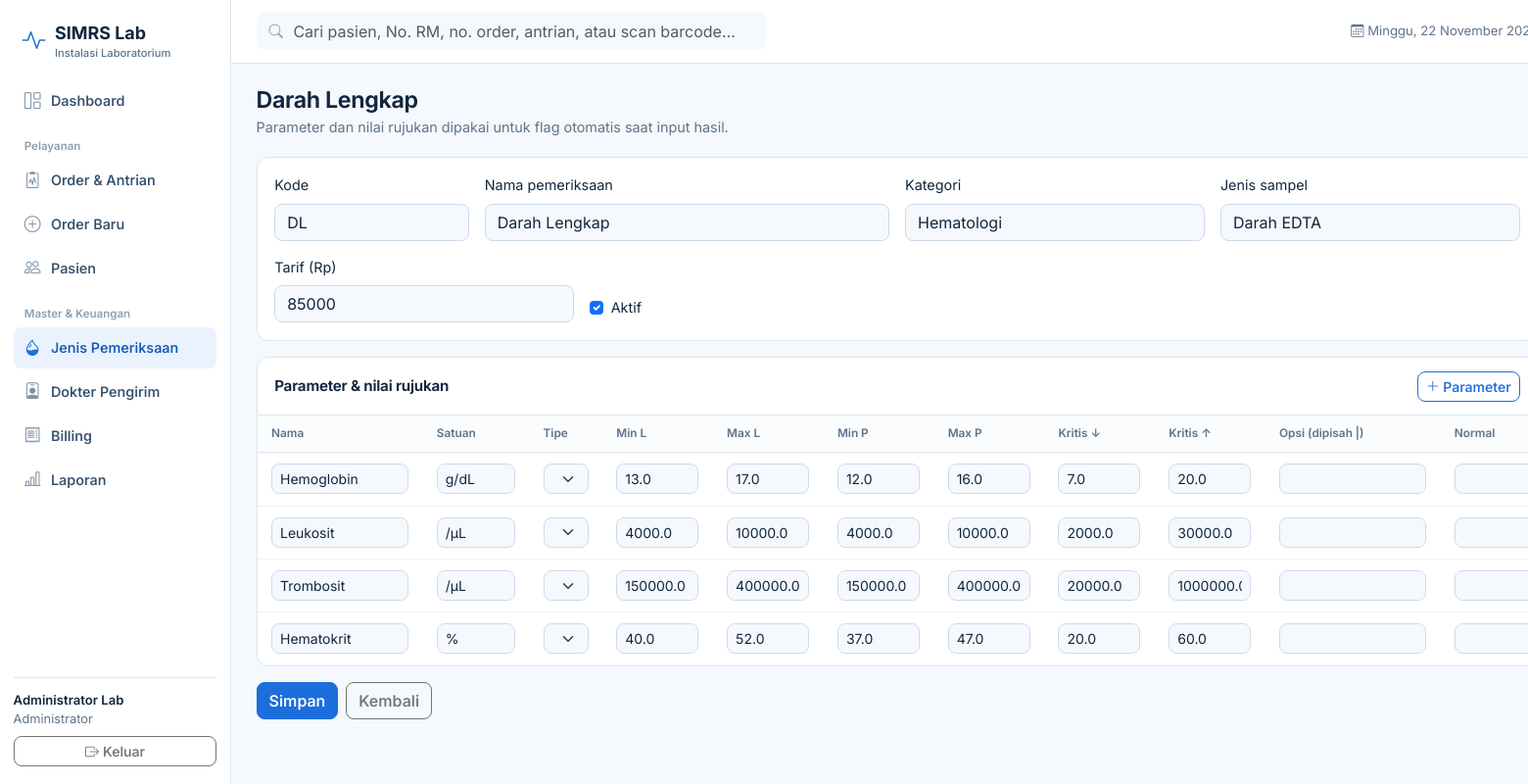
The page /master/tests/1 (signed in) on the database its author committed.
### tables this page shows
CREATE TABLE user (
    id            INTEGER PRIMARY KEY AUTOINCREMENT,
    username      TEXT NOT NULL UNIQUE,
    password_hash TEXT NOT NULL,
    nama          TEXT NOT NULL,
    role          TEXT NOT NULL CHECK (role IN ('admin','analis','dokter')),
    aktif         INTEGER NOT NULL DEFAULT 1
);

CREATE TABLE lab_test (
    id            INTEGER PRIMARY KEY AUTOINCREMENT,
    kode          TEXT NOT NULL UNIQUE,
    nama          TEXT NOT NULL,
    kategori      TEXT NOT NULL,            -- Hematologi, Kimia Klinik, Urinalisis, ...
    jenis_sampel  TEXT NOT NULL,            -- Darah EDTA, Serum, Urin, ...
    tarif         INTEGER NOT NULL DEFAULT 0,
    aktif         INTEGER NOT NULL DEFAULT 1
);

CREATE TABLE test_parameter (
    id           INTEGER PRIMARY KEY AUTOINCREMENT,
    test_id      INTEGER NOT NULL REFERENCES lab_test(id) ON DELETE CASCADE,
    nama         TEXT NOT NULL,
    satuan       TEXT,
    tipe         TEXT NOT NULL DEFAULT 'angka' CHECK (tipe IN ('angka','pilihan')),
    ref_min_l    REAL,                      -- rujukan laki-laki
    ref_max_l    REAL,
    ref_min_p    REAL,                      -- rujukan perempuan
    ref_max_p    REAL,
    krit_min     REAL,                      -- nilai kritis bawah (opsional)
    krit_max     REAL,                      -- nilai kritis atas (opsional)
    pilihan      TEXT,                      -- daftar opsi dipisah '|', untuk tipe pilihan
    nilai_normal TEXT,                      -- opsi normal, untuk tipe pilihan
    desimal      INTEGER NOT NULL DEFAULT 1,
    urutan       INTEGER NOT NULL DEFAULT 0
);

### app/routes/master.py (the view, shortened to what this page needs)
@bp.route("/tests/baru", methods=["GET", "POST"])
@bp.route("/tests/<int:tid>", methods=["GET", "POST"])
@roles_required("admin")
def test_form(tid=None):
    t = query("SELECT * FROM lab_test WHERE id=?", (tid,), one=True) if tid else None
    if tid and not t:
        abort(404)
    params = query("SELECT * FROM test_parameter WHERE test_id=? ORDER BY urutan", (tid,)) if tid else []
    return render_template("master/test_form.html", t=t, params=params)

### app/db.py (called while the page is built)
def get_db():
    if "db" not in g:
        g.db = sqlite3.connect(current_app.config["DATABASE"])
        g.db.row_factory = sqlite3.Row
        g.db.execute("PRAGMA foreign_keys = ON")
    return g.db

def query(sql, args=(), one=False):
    cur = get_db().execute(sql, args)
    rows = cur.fetchall()
    cur.close()
    return (rows[0] if rows else None) if one else rows

### app/routes/auth.py (called while the page is built)
def roles_required(*roles):
    def deco(fn):
        @wraps(fn)
        def wrapper(*a, **kw):
            if g.user["role"] not in roles:
                abort(403, "Peran Anda tidak memiliki akses ke fitur ini.")
            return fn(*a, **kw)
        return wrapper
    return deco

### app/services.py (called while the page is built)
def tgl_indo(d, panjang=False):
    if isinstance(d, str):
        d = datetime.strptime(d[:10], "%Y-%m-%d")
    nama = BULAN_PANJANG if panjang else BULAN
    return f"{d.day} {nama[d.month - 1]} {d.year}"

def hari_ini_indo():
    d = datetime.now()
    return f"{HARI[d.weekday()]}, {tgl_indo(d, True)}"

### app/templates/master/test_form.html (shortened to what this page needs)
{% extends "base.html" %}{% block title %}{{ 'Ubah' if t else 'Baru' }} pemeriksaan{% endblock %}
{% block content %}
{% set ro = g.user.role != 'admin' %}
<div class="pagehead"><div><h1>{{ t.nama if t else 'Pemeriksaan baru' }}</h1><p>Parameter dan nilai rujukan dipakai untuk flag otomatis saat input hasil.</p></div></div>
<form method="post"><input type="hidden" name="csrf_token" value="{{ csrf_token() }}">
<fieldset {{ 'disabled' if ro }}>
<div class="card mb-3"><div class="card-b row g-3">
  <div class="col-md-2"><label class="form-label">Kode</label><input class="form-control" name="kode" required value="{{ t.kode if t else '' }}"></div>
  <div class="col-md-4"><label class="form-label">Nama pemeriksaan</label><input class="form-control" name="nama" required value="{{ t.nama if t else '' }}"></div>
  <div class="col-md-3"><label class="form-label">Kategori</label><input class="form-control" name="kategori" required list="kat" value="{{ t.kategori if t else '' }}">
    <datalist id="kat"><option>Hematologi<option>Kimia Klinik<option>Urinalisis<option>Imunologi</datalist></div>
  <div class="col-md-3"><label class="form-label">Jenis sampel</label><input class="form-control" name="jenis_sampel" required value="{{ t.jenis_sampel if t else '' }}"></div>
  <div class="col-md-3"><label class="form-label">Tarif (Rp)</label><input class="form-control" type="number" min="0" name="tarif" required value="{{ t.tarif if t else 0 }}"></div>
  <div class="col-md-3 d-flex align-items-end"><div class="form-check"><input class="form-check-input" type="checkbox" name="aktif" id="ak" {{ 'checked' if not t or t.aktif }}><label for="ak" class="form-check-label">Aktif</label></div></div>
</div></div>
<div class="card"><div class="card-h"><h2>Parameter &amp; nilai rujukan</h2>
  <button type="button" class="btn btn-sm btn-outline-primary" id="add-param"><i class="bi bi-plus-lg"></i> Parameter</button></div>
<div class="table-responsive"><table class="tbl" id="ptbl"><thead><tr><th>Nama</th><th>Satuan</th><th>Tipe</th><th>Min L</th><th>Max L</th><th>Min P</th><th>Max P</th><th>Kritis ↓</th><th>Kritis ↑</th><th>Opsi (dipisah |)</th><th>Normal</th><th>Desimal</th></tr></thead><tbody>
{% for p in params %}{% include "master/_param_row.html" %}{% endfor %}
</tbody></table></div></div>
<div class="d-flex gap-2 mt-3">{% if not ro %}<button class="btn btn-primary">Simpan</button>{% endif %}<a class="btn btn-outline-secondary" href="{{ url_for('master.tests') }}">Kembali</a></div>
</fieldset></form>
<template id="prow">{% set p = None %}{% include "master/_param_row.html" %}</template>
{% endblock %}

### app/templates/base.html (shortened to what this page needs)
<!doctype html>
<html lang="id">
<head>
  <link rel="stylesheet" href="{{ url_for('static', filename='vendor/bootstrap.min.css') }}">
  <link rel="stylesheet" href="{{ url_for('static', filename='vendor/bootstrap-icons.min.css') }}">
  <link rel="stylesheet" href="{{ url_for('static', filename='css/app.css') }}">
</head>
<body>
{% import "_macros.html" as m with context %}
{% set ep = request.endpoint or '' %}
<div class="shell">
  <aside class="side">
    <a class="brand" href="{{ url_for('dashboard.index') }}"><i class="bi bi-activity"></i><span>SIMRS Lab<small>Instalasi Laboratorium</small></span></a>
    <nav class="nav-lab" aria-label="Menu utama">
      <a href="{{ url_for('dashboard.index') }}" class="{{ 'on' if ep == 'dashboard.index' }}"><i class="bi bi-grid-1x2"></i>Dashboard</a>
      <div class="grp">Pelayanan</div>
      <a href="{{ url_for('orders.index') }}" class="{{ 'on' if ep in ('orders.index','orders.detail') }}"><i class="bi bi-clipboard2-pulse"></i>Order &amp; Antrian</a>
      <a href="{{ url_for('orders.baru') }}" class="{{ 'on' if ep == 'orders.baru' }}"><i class="bi bi-plus-circle"></i>Order Baru</a>
      <a href="{{ url_for('patients.index') }}" class="{{ 'on' if ep.startswith('patients') }}"><i class="bi bi-people"></i>Pasien</a>
      <div class="grp">Master &amp; Keuangan</div>
      <a href="{{ url_for('master.tests') }}" class="{{ 'on' if ep.startswith('master.test') }}"><i class="bi bi-droplet-half"></i>Jenis Pemeriksaan</a>
      <a href="{{ url_for('master.doctors') }}" class="{{ 'on' if ep == 'master.doctors' }}"><i class="bi bi-person-badge"></i>Dokter Pengirim</a>
      <a href="{{ url_for('billing.index') }}" class="{{ 'on' if ep.startswith('billing') }}"><i class="bi bi-receipt"></i>Billing</a>
      <a href="{{ url_for('reports.index') }}" class="{{ 'on' if ep.startswith('reports') }}"><i class="bi bi-bar-chart-line"></i>Laporan</a>
    </nav>
    <div class="me">
      <div class="fw-semibold">{{ g.user.nama }}</div>
      <div class="sub mb-2">{{ {'admin':'Administrator','analis':'Analis Laboratorium','dokter':'Dokter Validator'}[g.user.role] }}</div>
      <form method="post" action="{{ url_for('auth.logout') }}">
        <button class="btn btn-sm btn-outline-secondary w-100"><i class="bi bi-box-arrow-right me-1"></i>Keluar</button>
      </form>
    </div>
  </aside>
  <div>
    <header class="top">
      <form class="gsearch" action="{{ url_for('dashboard.search') }}" role="search">
        <i class="bi bi-search"></i>
        <input class="form-control" name="q" value="{{ request.args.get('q','') if ep == 'dashboard.search' }}"
               placeholder="Cari pasien, No. RM, no. order, antrian, atau scan barcode…" aria-label="Pencarian global">
      </form>
      <span class="date ms-auto"><i class="bi bi-calendar3 me-1"></i>{{ today }}</span>
    </header>
    <main>
      {% block content %}{% endblock %}
    </main>
  </div>
</div>
</body>
</html>

### app/templates/master/_param_row.html (shortened to what this page needs)
{% macro v(x) %}{{ '' if x is none else x }}{% endmacro %}
<tr>
  <td><input type="hidden" name="p_id" value="{{ p.id if p else '' }}"><input class="form-control form-control-sm" name="p_nama" value="{{ p.nama if p else '' }}" style="min-width:140px"></td>
  <td><input class="form-control form-control-sm" name="p_satuan" value="{{ p.satuan or '' if p else '' }}" style="width:80px"></td>
  <td><select class="form-select form-select-sm" name="p_tipe"><option value="angka" {{ 'selected' if p and p.tipe == 'angka' }}>angka</option></select></td>
  {% for f in ['ref_min_l','ref_max_l','ref_min_p','ref_max_p','krit_min','krit_max'] %}
  <td><input class="form-control form-control-sm" style="width:84px" name="p_{{ ['minl','maxl','minp','maxp','kmin','kmax'][loop.index0] }}" value="{{ v(p[f]) if p else '' }}"></td>{% endfor %}
  <td><input class="form-control form-control-sm" name="p_pilihan" value="{{ p.pilihan or '' if p else '' }}" style="min-width:150px"></td>
  <td><input class="form-control form-control-sm" name="p_normal" value="{{ p.nilai_normal or '' if p else '' }}" style="width:100px"></td>
</tr>

### app/static/css/app.css (style rules this page uses)
:root { --blue:#1b6edc;--blue-d:#1458b3;--blue-50:#eaf2fd;--blue-100:#d4e5fb; --ink:#10273f;--muted:#5f7389;--line:#dce6f1;--bg:#f5f8fc;--card:#fff; --red:#d64545;--red-50:#fdecec;--amber:#b87a00;--amber-50:#fff4dc;--green:#17875c;--green-50:#e4f6ee; --bs-body-font-family:"Inter",system-ui,-apple-system,"Segoe UI",Roboto,sans-serif; --bs-body-color:var(--ink);--bs-body-bg:var(--bg);--bs-primary:var(--blue);--bs-primary-rgb:27,110,220; --bs-link-color:var(--blue);--bs-border-color:var(--line);--bs-body-font-size:.9rem; }
body { font-feature-settings:"cv11","ss01";-webkit-font-smoothing:antialiased }
h1,h2,h3,h4,h5 { letter-spacing:-.015em;font-weight:650 }
.btn-primary { --bs-btn-bg:var(--blue);--bs-btn-border-color:var(--blue);--bs-btn-hover-bg:var(--blue-d);--bs-btn-hover-border-color:var(--blue-d);--bs-btn-active-bg:var(--blue-d) }
.btn-outline-primary { --bs-btn-color:var(--blue);--bs-btn-border-color:var(--blue);--bs-btn-hover-bg:var(--blue);--bs-btn-hover-border-color:var(--blue) }
.btn { font-weight:550;border-radius:8px }
.form-control,.form-select { border-radius:8px;border-color:#cddaea }
.shell { display:grid;grid-template-columns:236px 1fr;min-height:100vh }
.side { background:#fff;border-right:1px solid var(--line);padding:1.1rem .85rem;position:sticky;top:0;height:100vh;display:flex;flex-direction:column }
.brand { display:flex;align-items:center;gap:.6rem;padding:.2rem .55rem 1.2rem;font-weight:700;font-size:1.12rem;color:var(--ink);text-decoration:none }
.brand i { color:var(--blue);font-size:1.5rem }
.brand small { display:block;font-weight:500;color:var(--muted);font-size:.7rem;margin-top:-2px }
.nav-lab a { display:flex;align-items:center;gap:.65rem;padding:.55rem .7rem;border-radius:8px;color:#34506b;text-decoration:none;font-weight:550;margin-bottom:2px }
.nav-lab a i { font-size:1.05rem;color:#7d93aa }
.nav-lab a.on { background:var(--blue-50);color:var(--blue-d) }
.nav-lab a.on i { color:var(--blue) }
.nav-lab .grp { font-size:.72rem;color:#8aa0b6;font-weight:600;padding:.9rem .7rem .3rem }
.side .me { margin-top:auto;border-top:1px solid var(--line);padding-top:.8rem;font-size:.82rem }
.top { display:flex;align-items:center;gap:1rem;padding:.8rem 1.6rem;background:#fff;border-bottom:1px solid var(--line);position:sticky;top:0;z-index:20 }
.top .date { color:var(--muted);font-size:.82rem;white-space:nowrap }
.gsearch { flex:1;max-width:520px;position:relative }
.gsearch i { position:absolute;left:.8rem;top:50%;transform:translateY(-50%);color:#8aa0b6 }
.gsearch input { padding-left:2.3rem;background:var(--bg);border-color:transparent }
main { padding:1.5rem 1.6rem 3rem;max-width:1360px }
.pagehead { display:flex;align-items:flex-end;justify-content:space-between;gap:1rem;margin-bottom:1.2rem;flex-wrap:wrap }
.pagehead h1 { font-size:1.45rem;margin:0 }
.pagehead p { margin:.15rem 0 0;color:var(--muted) }
.card { border:1px solid var(--line);border-radius:12px;background:var(--card);box-shadow:none }
.card-h { padding:.85rem 1.1rem;border-bottom:1px solid var(--line);display:flex;align-items:center;justify-content:space-between;gap:.5rem }
.card-h h2 { font-size:.95rem;margin:0 }
.card-b { padding:1.1rem }
.sub { color:var(--muted);font-size:.8rem }
.tbl { width:100%;border-collapse:separate;border-spacing:0 }
.tbl th { font-size:.74rem;color:var(--muted);font-weight:600;padding:.6rem .9rem;border-bottom:1px solid var(--line);background:#fafcfe;white-space:nowrap }
.tbl td { padding:.7rem .9rem;border-bottom:1px solid #eef3f9;vertical-align:middle }
.tbl tr:last-child td { border-bottom:0 }

### rows shown on the page
user: user.nama "Administrator Lab", role "Administrator"
lab_test: nama "Darah Lengkap", kode "DL", kategori "Hematologi", jenis_sampel "Darah EDTA", tarif "85000"
test_parameter: p_nama "Hemoglobin", p_satuan "g/dL", p_minl "13.0" "17.0" "12.0" "16.0" "7.0" "20.0"
test_parameter: p_nama "Leukosit", p_satuan "/µL", p_minl "4000.0" "10000.0" "4000.0" "10000.0" "2000.0" "30000.0"
test_parameter: p_nama "Trombosit", p_satuan "/µL", p_minl "150000.0" "400000.0" "150000.0" "400000.0" "20000.0" "1000000.0"
test_parameter: p_nama "Hematokrit", p_satuan "%", p_minl "40.0" "52.0" "37.0" "47.0" "20.0" "60.0"

### other values the page prints
{{ today }} "Minggu, 22 November…"
